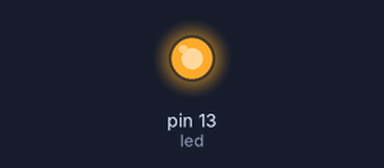
A sketch run on a simulated Arduino Uno, built with avr-gcc and run on an emulated ATmega328P. Shown: output pins drawn as LEDs (lit = HIGH).

Above: at 0.2 s.
At 4.7 s:
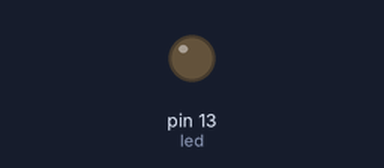
Timing chart, 0 to 9.1 s (numbered marks = the images above):
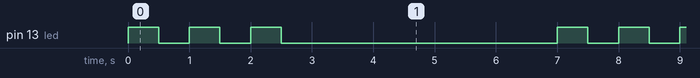

Measured:
- by itself, pin 13 (led): repeats every 7.0 s: 2 × (LOW 0.50 s, HIGH 0.50 s), LOW 4.5 s, HIGH 0.50 s
- by itself, everything shown: repeats every 7.0 s, in 6 steps

The sketch:

while.ino
```cpp
int led =13;

void setup() {
  // put your setup code here, to run once:
pinMode(led,OUTPUT);
}

void loop() {
  // put your main code here, to run repeatedly:
int j=0;
while(j<=2){
  digitalWrite(led,HIGH);
  delay(500);
  digitalWrite(led,LOW);
  delay(500);
  j=j+1;
  }
delay(4000);
}
```
